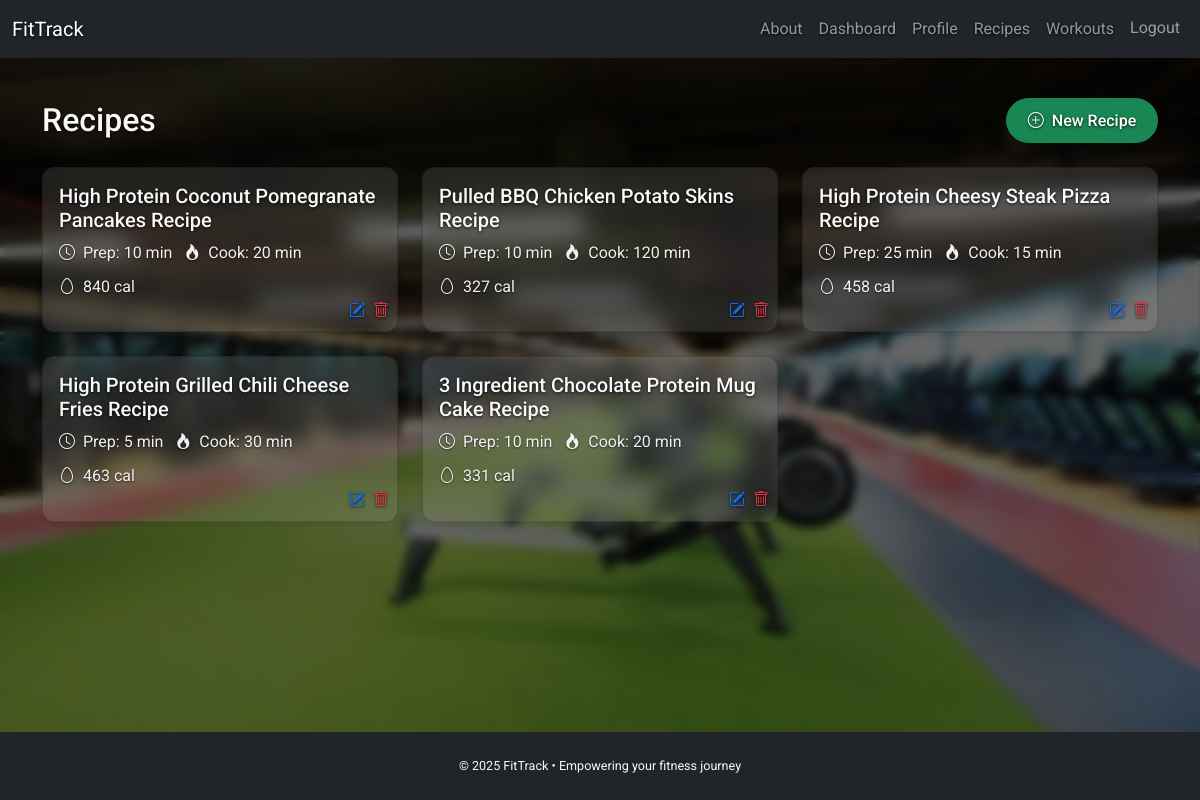
/recipes/ (signed in), run on the app's committed database.
### common/models.py (models this page shows, shortened)
class Recipe(models.Model):
    title = models.CharField(max_length=100)
    image_url = models.ImageField(upload_to='recipes/', blank=True, null=True)
    description = models.TextField(blank=True)
    prep_time = models.PositiveIntegerField(validators=[MaxValueValidator(120)], default=10)
    cook_time = models.PositiveIntegerField(validators=[MaxValueValidator(120)], default=20)
    ingredients = models.TextField()
    calories = models.PositiveIntegerField()
    cooking_instructions = models.TextField()

### common/views.py (the view)
# urls.py: [path('', views.RecipeListView.as_view(), name='recipe_list'),
class RecipeListView(ListView):
    model = Recipe
    template_name = 'common/recipe_list.html'
    context_object_name = 'recipes'

### templates/common/recipe_list.html (shortened to what this page needs)
{% extends 'common/base.html' %}
{% block content %}
  <div class="d-flex justify-content-between align-items-center mb-4">
    <h2 class="mb-0">Recipes</h2>
    {% if user.is_staff %}
      <a href="{% url 'recipe_create' %}" class="btn btn-success">
        <i class="bi bi-plus-circle me-1"></i> New Recipe
      </a>
    {% endif %}
  </div>
  <div class="row">
    {% for recipe in recipes %}
      <div class="col-md-4 mb-4">
        <div class="card h-100 shadow-sm position-relative">
          {% if user.is_staff %}
          <div class="position-absolute bottom-0 end-0 m-2 d-flex gap-2">
            <a href="{% url 'recipe_update' recipe.pk %}"
               class="text-primary" title="Edit this recipe">
              <i class="bi bi-pencil-square"></i>
            </a>
            <a href="{% url 'recipe_delete' recipe.pk %}"
               class="text-danger" title="Delete this recipe">
              <i class="bi bi-trash"></i>
            </a>
          </div>
          {% endif %}
          <div class="card-body d-flex flex-column">
            <h5 class="card-title">
              <a href="{% url 'recipe_detail' recipe.pk %}" class="text-decoration-none">
                {{ recipe.title }}
              </a>
            </h5>
            <p class="card-text text-muted mb-2">
              <i class="bi bi-clock me-1"></i> Prep: {{ recipe.prep_time }} min &nbsp;
              <i class="bi bi-fire me-1"></i> Cook: {{ recipe.cook_time }} min
            </p>
            {% if recipe.calories %}
              <p class="mt-auto text-muted">
                <i class="bi bi-egg me-1"></i> {{ recipe.calories }} cal
              </p>
            {% endif %}
          </div>
        </div>
      </div>
    {% empty %}
      <div class="col-12">
        <p class="text-center text-muted">
          No recipes yet. <a href="{% url 'recipe_create' %}">Create one now</a>.
        </p>
      </div>
    {% endfor %}
  </div>
{% endblock %}

### static/css/styles.css (style rules this page uses)
body { font-family: 'Roboto', sans-serif; background: url('../images/gym.jpg') no-repeat center center fixed; background-size: cover; color: #f1f1f1; position: relative; line-height: 1.6; }
body::before { content: ""; position: fixed; top: 0; left: 0; width: 100%; height: 100%; background-color: rgba(0, 0, 0, 0.6); backdrop-filter: blur(5px); z-index: -1; }
h1, h2, h3, h4, p, label, a, small { color: #f9f9f9; text-shadow: 0 1px 3px rgba(0, 0, 0, 0.8); }
.card, .frosted-card { background: rgba(255, 255, 255, 0.1); backdrop-filter: blur(10px); -webkit-backdrop-filter: blur(10px); color: #fff; border-radius: 12px; box-shadow: 0 4px 16px rgba(0, 0, 0, 0.4); }
.btn-primary, .btn-success, .btn-outline-success { border-radius: 30px; font-weight: 500; padding: 0.6rem 1.3rem; transition: all 0.2s ease; }
.text-muted, small, .list-group-item small { color: #f1f1f1 !important; text-shadow: 0 1px 2px rgba(0, 0, 0, 0.6); }

### data on the page
Recipe: title "High Protein Coconut Pomegranate Pancakes Recipe", prep_time "10", cook_time "20", calories "840"
Recipe: title "Pulled BBQ Chicken Potato Skins Recipe", prep_time "10", cook_time "120", calories "327"
Recipe: title "High Protein Cheesy Steak Pizza Recipe", prep_time "25", cook_time "15", calories "458"
Recipe: title "High Protein Grilled Chili Cheese Fries Recipe", prep_time "5", cook_time "30", calories "463"
Recipe: title "3 Ingredient Chocolate Protein Mug Cake Recipe", prep_time "10", cook_time "20", calories "331"
